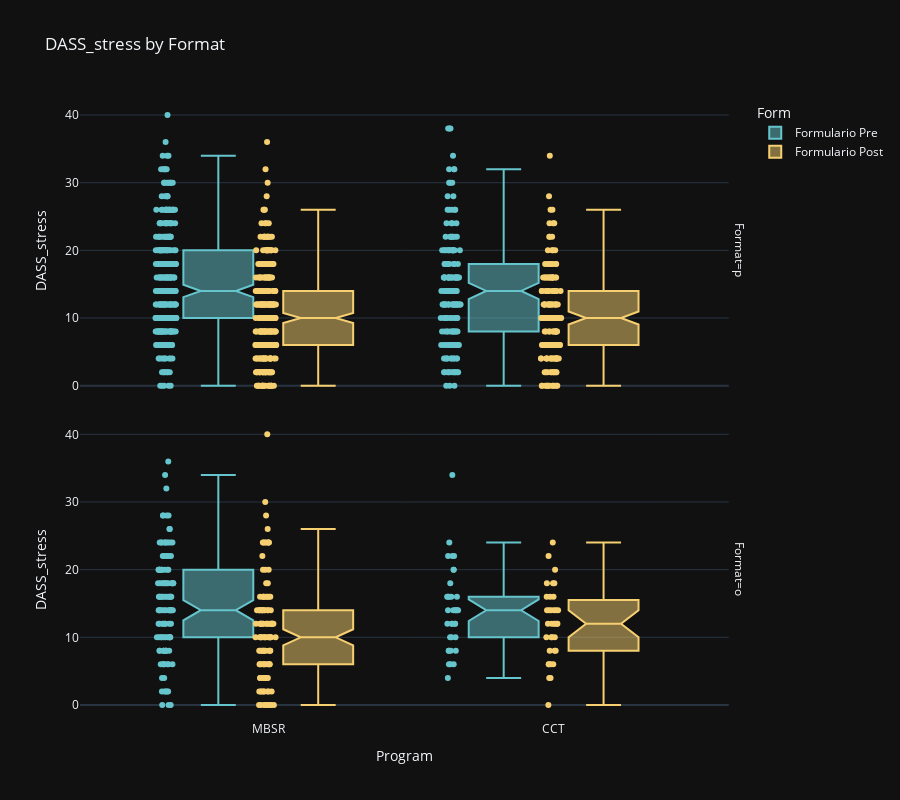
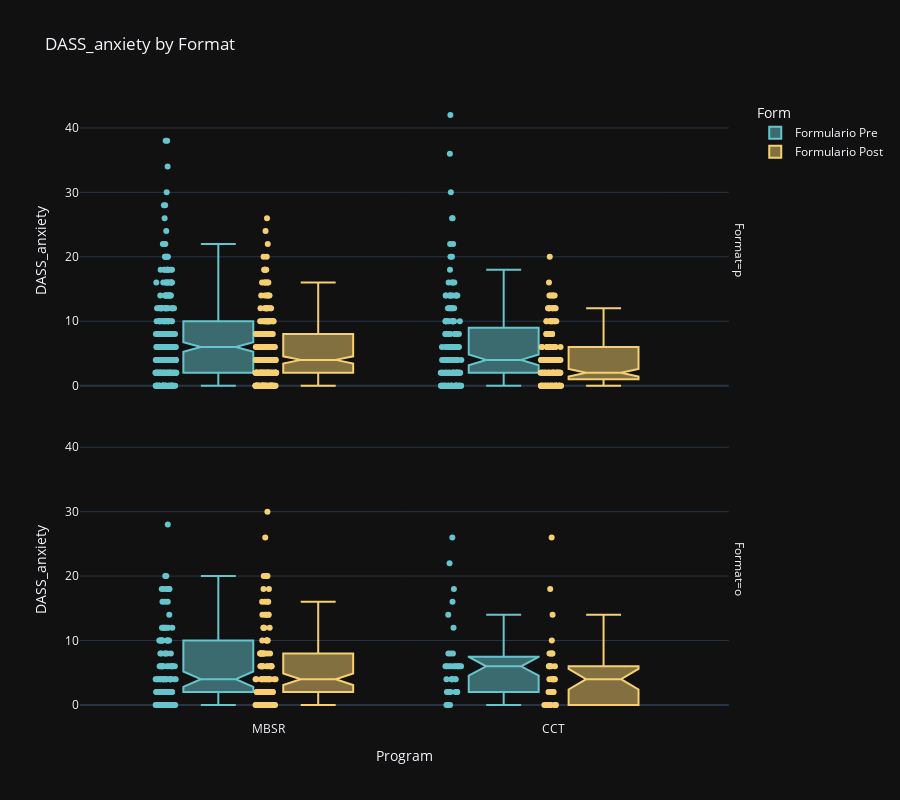
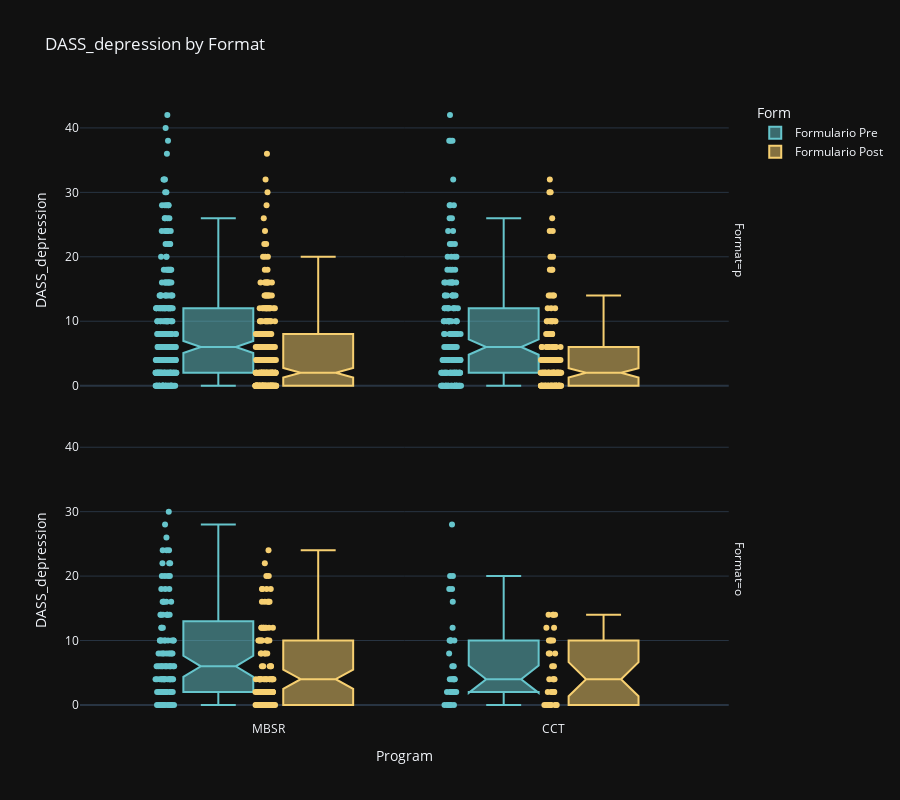

The cell these charts' notebook holds for them, in order:
### Code cell
posibles_comparaciones = ['Format', 'Teacher', 'Gender', None]
lista_escalas = ['DASS_stress', 'DASS_anxiety', 'DASS_depression']
for escala in lista_escalas:
    height = len(df['Format'].unique()) * 400
    fig = px.box(df, x="Program", y=escala, points='all',
             color = "Form" , title=escala + ' by Format', notched=True,
             facet_row = "Format",
             color_discrete_sequence=px.colors.qualitative.Pastel, template="plotly_dark",
             height= height
            )
    fig.show()

### Figure 1 — Plotly figure (JSON) as saved in the notebook; plotly's stock layout.template omitted (floating-point values rounded to 4 significant figures; data arrays with more than 128 entries replaced by an {"elided": "..."} marker saying what was removed)
{"data": [{"alignmentgroup": "True", "boxpoints": "all", "hovertemplate": "Form=Formulario Pre<br>Format=p<br>Program=%{x}<br>DASS_stress=%{y}<extra></extra>", "legendgroup": "Formulario Pre", "marker": {"color": "rgb(102, 197, 204)"}, "name": "Formulario Pre", "notched": true, "offsetgroup": "Formulario Pre", "orientation": "v", "showlegend": true, "x": {"elided": "463 str values"}, "x0": " ", "xaxis": "x2", "y": {"elided": "463 float values"}, "y0": " ", "yaxis": "y2", "type": "box"}, {"alignmentgroup": "True", "boxpoints": "all", "hovertemplate": "Form=Formulario Pre<br>Format=o<br>Program=%{x}<br>DASS_stress=%{y}<extra></extra>", "legendgroup": "Formulario Pre", "marker": {"color": "rgb(102, 197, 204)"}, "name": "Formulario Pre", "notched": true, "offsetgroup": "Formulario Pre", "orientation": "v", "showlegend": false, "x": {"elided": "147 str values"}, "x0": " ", "xaxis": "x", "y": {"elided": "147 float values"}, "y0": " ", "yaxis": "y", "type": "box"}, {"alignmentgroup": "True", "boxpoints": "all", "hovertemplate": "Form=Formulario Post<br>Format=p<br>Program=%{x}<br>DASS_stress=%{y}<extra></extra>", "legendgroup": "Formulario Post", "marker": {"color": "rgb(246, 207, 113)"}, "name": "Formulario Post", "notched": true, "offsetgroup": "Formulario Post", "orientation": "v", "showlegend": true, "x": {"elided": "463 str values"}, "x0": " ", "xaxis": "x2", "y": {"elided": "463 float values"}, "y0": " ", "yaxis": "y2", "type": "box"}, {"alignmentgroup": "True", "boxpoints": "all", "hovertemplate": "Form=Formulario Post<br>Format=o<br>Program=%{x}<br>DASS_stress=%{y}<extra></extra>", "legendgroup": "Formulario Post", "marker": {"color": "rgb(246, 207, 113)"}, "name": "Formulario Post", "notched": true, "offsetgroup": "Formulario Post", "orientation": "v", "showlegend": false, "x": {"elided": "147 str values"}, "x0": " ", "xaxis": "x", "y": {"elided": "147 float values"}, "y0": " ", "yaxis": "y", "type": "box"}], "layout": {"xaxis": {"anchor": "y", "domain": [0.0, 0.98], "title": {"text": "Program"}}, "yaxis": {"anchor": "x", "domain": [0.0, 0.485], "title": {"text": "DASS_stress"}}, "xaxis2": {"anchor": "y2", "domain": [0.0, 0.98], "matches": "x", "showticklabels": false}, "yaxis2": {"anchor": "x2", "domain": [0.515, 1.0], "matches": "y", "title": {"text": "DASS_stress"}}, "annotations": [{"font": {}, "showarrow": false, "text": "Format=o", "textangle": 90, "x": 0.98, "xanchor": "left", "xref": "paper", "y": 0.2425, "yanchor": "middle", "yref": "paper"}, {"font": {}, "showarrow": false, "text": "Format=p", "textangle": 90, "x": 0.98, "xanchor": "left", "xref": "paper", "y": 0.7575, "yanchor": "middle", "yref": "paper"}], "legend": {"title": {"text": "Form"}, "tracegroupgap": 0}, "title": {"text": "DASS_stress by Format"}, "boxmode": "group", "height": 800}}

### Figure 2 — Plotly figure (JSON) as saved in the notebook; plotly's stock layout.template omitted (floating-point values rounded to 4 significant figures; data arrays with more than 128 entries replaced by an {"elided": "..."} marker saying what was removed)
{"data": [{"alignmentgroup": "True", "boxpoints": "all", "hovertemplate": "Form=Formulario Pre<br>Format=p<br>Program=%{x}<br>DASS_anxiety=%{y}<extra></extra>", "legendgroup": "Formulario Pre", "marker": {"color": "rgb(102, 197, 204)"}, "name": "Formulario Pre", "notched": true, "offsetgroup": "Formulario Pre", "orientation": "v", "showlegend": true, "x": {"elided": "463 str values"}, "x0": " ", "xaxis": "x2", "y": {"elided": "463 float values"}, "y0": " ", "yaxis": "y2", "type": "box"}, {"alignmentgroup": "True", "boxpoints": "all", "hovertemplate": "Form=Formulario Pre<br>Format=o<br>Program=%{x}<br>DASS_anxiety=%{y}<extra></extra>", "legendgroup": "Formulario Pre", "marker": {"color": "rgb(102, 197, 204)"}, "name": "Formulario Pre", "notched": true, "offsetgroup": "Formulario Pre", "orientation": "v", "showlegend": false, "x": {"elided": "147 str values"}, "x0": " ", "xaxis": "x", "y": {"elided": "147 float values"}, "y0": " ", "yaxis": "y", "type": "box"}, {"alignmentgroup": "True", "boxpoints": "all", "hovertemplate": "Form=Formulario Post<br>Format=p<br>Program=%{x}<br>DASS_anxiety=%{y}<extra></extra>", "legendgroup": "Formulario Post", "marker": {"color": "rgb(246, 207, 113)"}, "name": "Formulario Post", "notched": true, "offsetgroup": "Formulario Post", "orientation": "v", "showlegend": true, "x": {"elided": "463 str values"}, "x0": " ", "xaxis": "x2", "y": {"elided": "463 float values"}, "y0": " ", "yaxis": "y2", "type": "box"}, {"alignmentgroup": "True", "boxpoints": "all", "hovertemplate": "Form=Formulario Post<br>Format=o<br>Program=%{x}<br>DASS_anxiety=%{y}<extra></extra>", "legendgroup": "Formulario Post", "marker": {"color": "rgb(246, 207, 113)"}, "name": "Formulario Post", "notched": true, "offsetgroup": "Formulario Post", "orientation": "v", "showlegend": false, "x": {"elided": "147 str values"}, "x0": " ", "xaxis": "x", "y": {"elided": "147 float values"}, "y0": " ", "yaxis": "y", "type": "box"}], "layout": {"xaxis": {"anchor": "y", "domain": [0.0, 0.98], "title": {"text": "Program"}}, "yaxis": {"anchor": "x", "domain": [0.0, 0.485], "title": {"text": "DASS_anxiety"}}, "xaxis2": {"anchor": "y2", "domain": [0.0, 0.98], "matches": "x", "showticklabels": false}, "yaxis2": {"anchor": "x2", "domain": [0.515, 1.0], "matches": "y", "title": {"text": "DASS_anxiety"}}, "annotations": [{"font": {}, "showarrow": false, "text": "Format=o", "textangle": 90, "x": 0.98, "xanchor": "left", "xref": "paper", "y": 0.2425, "yanchor": "middle", "yref": "paper"}, {"font": {}, "showarrow": false, "text": "Format=p", "textangle": 90, "x": 0.98, "xanchor": "left", "xref": "paper", "y": 0.7575, "yanchor": "middle", "yref": "paper"}], "legend": {"title": {"text": "Form"}, "tracegroupgap": 0}, "title": {"text": "DASS_anxiety by Format"}, "boxmode": "group", "height": 800}}

### Figure 3 — Plotly figure (JSON) as saved in the notebook; plotly's stock layout.template omitted (floating-point values rounded to 4 significant figures; data arrays with more than 128 entries replaced by an {"elided": "..."} marker saying what was removed)
{"data": [{"alignmentgroup": "True", "boxpoints": "all", "hovertemplate": "Form=Formulario Pre<br>Format=p<br>Program=%{x}<br>DASS_depression=%{y}<extra></extra>", "legendgroup": "Formulario Pre", "marker": {"color": "rgb(102, 197, 204)"}, "name": "Formulario Pre", "notched": true, "offsetgroup": "Formulario Pre", "orientation": "v", "showlegend": true, "x": {"elided": "463 str values"}, "x0": " ", "xaxis": "x2", "y": {"elided": "463 float values"}, "y0": " ", "yaxis": "y2", "type": "box"}, {"alignmentgroup": "True", "boxpoints": "all", "hovertemplate": "Form=Formulario Pre<br>Format=o<br>Program=%{x}<br>DASS_depression=%{y}<extra></extra>", "legendgroup": "Formulario Pre", "marker": {"color": "rgb(102, 197, 204)"}, "name": "Formulario Pre", "notched": true, "offsetgroup": "Formulario Pre", "orientation": "v", "showlegend": false, "x": {"elided": "147 str values"}, "x0": " ", "xaxis": "x", "y": {"elided": "147 float values"}, "y0": " ", "yaxis": "y", "type": "box"}, {"alignmentgroup": "True", "boxpoints": "all", "hovertemplate": "Form=Formulario Post<br>Format=p<br>Program=%{x}<br>DASS_depression=%{y}<extra></extra>", "legendgroup": "Formulario Post", "marker": {"color": "rgb(246, 207, 113)"}, "name": "Formulario Post", "notched": true, "offsetgroup": "Formulario Post", "orientation": "v", "showlegend": true, "x": {"elided": "463 str values"}, "x0": " ", "xaxis": "x2", "y": {"elided": "463 float values"}, "y0": " ", "yaxis": "y2", "type": "box"}, {"alignmentgroup": "True", "boxpoints": "all", "hovertemplate": "Form=Formulario Post<br>Format=o<br>Program=%{x}<br>DASS_depression=%{y}<extra></extra>", "legendgroup": "Formulario Post", "marker": {"color": "rgb(246, 207, 113)"}, "name": "Formulario Post", "notched": true, "offsetgroup": "Formulario Post", "orientation": "v", "showlegend": false, "x": {"elided": "147 str values"}, "x0": " ", "xaxis": "x", "y": {"elided": "147 float values"}, "y0": " ", "yaxis": "y", "type": "box"}], "layout": {"xaxis": {"anchor": "y", "domain": [0.0, 0.98], "title": {"text": "Program"}}, "yaxis": {"anchor": "x", "domain": [0.0, 0.485], "title": {"text": "DASS_depression"}}, "xaxis2": {"anchor": "y2", "domain": [0.0, 0.98], "matches": "x", "showticklabels": false}, "yaxis2": {"anchor": "x2", "domain": [0.515, 1.0], "matches": "y", "title": {"text": "DASS_depression"}}, "annotations": [{"font": {}, "showarrow": false, "text": "Format=o", "textangle": 90, "x": 0.98, "xanchor": "left", "xref": "paper", "y": 0.2425, "yanchor": "middle", "yref": "paper"}, {"font": {}, "showarrow": false, "text": "Format=p", "textangle": 90, "x": 0.98, "xanchor": "left", "xref": "paper", "y": 0.7575, "yanchor": "middle", "yref": "paper"}], "legend": {"title": {"text": "Form"}, "tracegroupgap": 0}, "title": {"text": "DASS_depression by Format"}, "boxmode": "group", "height": 800}}
